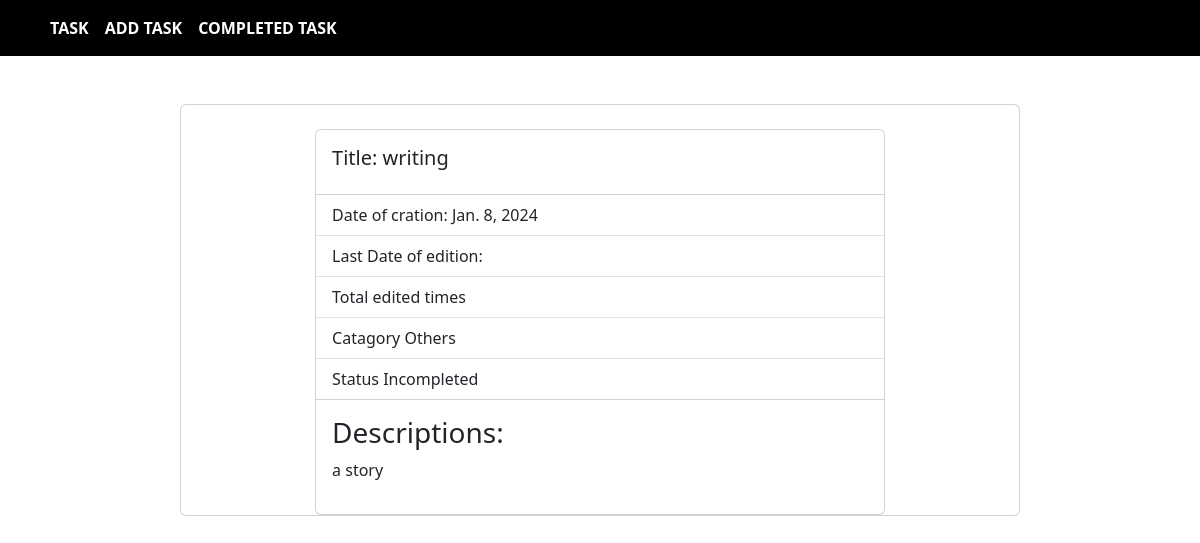
/details_task/3/, run on the app's committed database.
### app/models.py (models this page shows, shortened)
class TodoModel(models.Model):
    CATEGORY = (
        ('family','Family'),
        ('work', 'Work'),
        ('personal', 'Personal'),
        ('Others','Others')
        )
    title = models.CharField(max_length=100)
    description = models.TextField()
    is_completed = models.BooleanField(default=False)
    category = models.CharField(max_length=50, choices=CATEGORY, default='unknown')
    first_date = models.DateField(auto_now_add=True)
    last_date = models.DateTimeField(auto_now=True)
    status = models.CharField(max_length=30, default='Incompleted')
    finished_date = models.DateTimeField(null=True,blank=True)

### app/views.py (the view)
# urls.py: path('details_task/<int:id>/',views.Task_Details.as_view(),name='details'),
class Task_Details(DetailView):
    template_name = 'taskdetails.html'
    model =  TodoModel
    context_object_name = 'data'
    pk_url_kwarg = 'id'

### app/templates/taskdetails.html (shortened to what this page needs)
{% extends "base.html" %}
{% block content %}
{% load crispy_forms_tags %}
<div class="card" style="width: 70%; margin: auto;" >
    <div class="card-body">
      <h5 class="card-title">Title: {{data.title}}</h5>
    </div>
    <ul class="list-group list-group-flush">
      <li class="list-group-item">Date of cration: {{data.first_date}}</li>
      <li class="list-group-item">Last Date of edition: {{data.last_edit}}</li>
      <li class="list-group-item">Total edited {{data.edit_count}} times </li>
      <li class="list-group-item">Catagory {{data.category}} </li>
      <li class="list-group-item">Status {{data.status}} </li>
    </ul>
    <div class="card-body">
      <h3>Descriptions:</h3>
      <p>
        {{data.description}}
      </p>
    </div>
  </div>
{% endblock %}

### data on the page
TodoModel: title "writing", first_date "Jan. 8, 2024", category "Others", status "Incompleted", description "a story"
